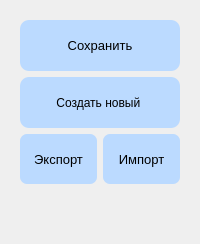
                <widget class="QWidget" name="widget_7" native="true">
                 <property name="sizePolicy">
                  <sizepolicy hsizetype="Preferred" vsizetype="Preferred">
                   <horstretch>0</horstretch>
                   <verstretch>0</verstretch>
                  </sizepolicy>
                 </property>
                 <property name="maximumSize">
                  <size>
                   <width>16777215</width>
                   <height>16777215</height>
                  </size>
                 </property>
                 <layout class="QGridLayout" name="gridLayout_3">
                  <item row="1" column="0">
                   <widget class="QWidget" name="widget_2" native="true">
                    <property name="sizePolicy">
                     <sizepolicy hsizetype="Expanding" vsizetype="Expanding">
                      <horstretch>0</horstretch>
                      <verstretch>0</verstretch>
                     </sizepolicy>
                    </property>
                    <property name="maximumSize">
                     <size>
                      <width>500</width>
                      <height>500</height>
                     </size>
                    </property>
                    <layout class="QVBoxLayout" name="verticalLayout_4">
                     <item>
                      <layout class="QVBoxLayout" name="save_export_import_verticalLayout">
                       <item>
                        <widget class="QPushButton" name="save_param_pushButton">
                         <property name="sizePolicy">
                          <sizepolicy hsizetype="Preferred" vsizetype="Preferred">
                           <horstretch>0</horstretch>
                           <verstretch>0</verstretch>
                          </sizepolicy>
                         </property>
                         <property name="minimumSize">
                          <size>
                           <width>0</width>
                           <height>51</height>
                          </size>
                         </property>
                         <property name="maximumSize">
                          <size>
                           <width>16777215</width>
                           <height>16777215</height>
                          </size>
                         </property>
                         <property name="font">
                          <font>
                           <pointsize>10</pointsize>
                           <weight>50</weight>
                           <bold>false</bold>
                          </font>
                         </property>
                         <property name="styleSheet">
                          <string notr="true">QPushButton
{
	border-radius: 9px;
	background-color: rgb(187, 218, 255);
}</string>
                         </property>
                         <property name="text">
                          <string>Сохранить</string>
                         </property>
                        </widget>
                       </item>
                       <item>
                        <widget class="QPushButton" name="create_new_pushButton">
                         <property name="minimumSize">
                          <size>
                           <width>0</width>
                           <height>51</height>
                          </size>
                         </property>
                         <property name="styleSheet">
                          <string notr="true">QPushButton
{
	border-radius: 9px;
	background-color: rgb(187, 218, 255);
}</string>
                         </property>
                         <property name="text">
                          <string>Создать новый </string>
                         </property>
                        </widget>
                       </item>
                       <item>
                        <layout class="QHBoxLayout" name="_export_import_horizontalLayout">
                         <item>
                          <widget class="QPushButton" name="export_pushButton_2">
                           <property name="sizePolicy">
                            <sizepolicy hsizetype="Preferred" vsizetype="Preferred">
                             <horstretch>0</horstretch>
                             <verstretch>0</verstretch>
                            </sizepolicy>
                           </property>
                           <property name="minimumSize">
                            <size>
                             <width>0</width>
                             <height>50</height>
                            </size>
                           </property>
                           <property name="maximumSize">
                            <size>
                             <width>16777215</width>
                             <height>16777215</height>
                            </size>
                           </property>
                           <property name="font">
                            <font>
                             <pointsize>10</pointsize>
                            </font>
                           </property>
                           <property name="styleSheet">
                            <string notr="true">QPushButton
{
	border-radius: 7px;
	background-color: rgb(187, 218, 255);
}</string>
                           </property>
                           <property name="text">
                            <string>Экспорт</string>
                           </property>
                          </widget>
                         </item>
                         <item>
                          <widget class="QPushButton" name="import_param_pushButton_3">
                           <property name="sizePolicy">
                            <sizepolicy hsizetype="Preferred" vsizetype="Preferred">
                             <horstretch>0</horstretch>
                             <verstretch>0</verstretch>
                            </sizepolicy>
                           </property>
                           <property name="minimumSize">
                            <size>
                             <width>0</width>
                             <height>50</height>
                            </size>
                           </property>
                           <property name="maximumSize">
                            <size>
                             <width>16777215</width>
                             <height>16777215</height>
                            </size>
                           </property>
                           <property name="font">
                            <font>
                             <pointsize>10</pointsize>
                            </font>
                           </property>
                           <property name="styleSheet">
                            <string notr="true">QPushButton
{
	border-radius: 7px;
	background-color: rgb(187, 218, 255);
}</string>
                           </property>
                           <property name="text">
                            <string>Импорт</string>
                           </property>
                          </widget>
                         </item>
                        </layout>
                       </item>
                      </layout>
                     </item>
                    </layout>
                   </widget>
                  </item>
                  <item row="2" column="0">
                   <spacer name="verticalSpacer_7">
                    <property name="orientation">
                     <enum>Qt::Vertical</enum>
                    </property>
                    <property name="sizeHint" stdset="0">
                     <size>
                      <width>20</width>
                      <height>40</height>
                     </size>
                    </property>
                   </spacer>
                  </item>
                 </layout>
                </widget>
